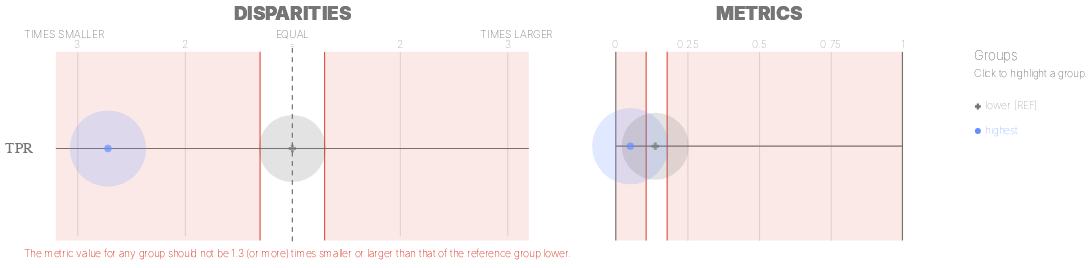

The cell this chart's notebook holds for it:
### Markdown cell above
### Check for Fairness in Poverty Level

### Code cell
ap.disparities_metrics(bdf, metrics, 'poverty_level', fairness_threshold = disparity_tolerance)

### Figure 1 — Vega-Lite specification as saved in the notebook (floating-point values rounded to 4 significant figures)
{"config": {"view": {"continuousWidth": 400, "continuousHeight": 300, "strokeWidth": 0}, "axisLeft": {"labelColor": "rgb(117,117,117)", "labelFont": "Arial", "labelFontSize": 16}}, "hconcat": [{"layer": [{"data": {"name": "data-b3bcfd1decd67fb31f95ea5e1bcd9e64"}, "mark": {"type": "rule", "stroke": "rgb(117,117,117)", "strokeWidth": 1.25, "tooltip": ""}, "encoding": {"x": {"type": "quantitative", "field": "x", "scale": {"domain": [-2, 2], "range": [57.0, 513.0]}}, "x2": {"field": "x2"}, "y": {"type": "nominal", "axis": {"domain": false, "labelAngle": 0, "labelPadding": -10, "orient": "left", "ticks": false, "title": ""}, "field": "metric", "scale": {"domain": ["TPR"], "range": [30, 225.0]}}}}, {"data": {"name": "data-79dd248bdaa0ea02c535240e8ad022c8"}, "mark": {"type": "rule", "stroke": "rgb(117,117,117)", "strokeDash": [5, 5], "strokeWidth": 1}, "encoding": {"tooltip": {"value": "lower [REF]"}, "x": {"value": 285.0}, "y": {"value": 20.83}, "y2": {"value": 229.2}}}, {"data": {"name": "data-bf3bbf11504879c3d6556966f4853596"}, "mark": {"type": "text", "align": "center", "color": "rgb(117,117,117)", "font": "Arial", "fontSize": 11, "fontWeight": 100, "tooltip": ""}, "encoding": {"text": {"type": "nominal", "field": "label"}, "x": {"type": "quantitative", "field": "value", "scale": {"domain": [-2, 2], "range": [57.0, 513.0]}}, "y": {"value": 17.5}}}, {"layer": [{"mark": {"type": "text", "align": "right", "fill": "rgb(117,117,117)", "font": "Arial", "fontSize": 11, "fontWeight": 100, "tooltip": ""}, "encoding": {"text": {"value": "TIMES SMALLER"}, "x": {"value": 85.5}, "y": {"value": 7.5}}}, {"mark": {"type": "text", "align": "left", "fill": "rgb(117,117,117)", "font": "Arial", "fontSize": 11, "fontWeight": 100, "tooltip": ""}, "encoding": {"text": {"value": "TIMES LARGER"}, "x": {"value": 484.5}, "y": {"value": 7.5}}}, {"mark": {"type": "text", "align": "center", "fill": "rgb(117,117,117)", "font": "Arial", "fontSize": 11, "fontWeight": 100, "tooltip": ""}, "encoding": {"text": {"value": "EQUAL"}, "x": {"value": 285.0}, "y": {"value": 7.5}}}], "data": {"name": "data-79dd248bdaa0ea02c535240e8ad022c8"}}, {"layer": [{"mark": {"type": "rule", "opacity": 0.8, "stroke": "rgb(217, 46, 28)", "strokeWidth": 1.25, "tooltip": ""}, "encoding": {"x": {"type": "quantitative", "field": "min", "scale": {"domain": [-2, 2], "range": [57.0, 513.0]}}, "y": {"value": 25.0}, "y2": {"value": 225.0}}}, {"mark": {"type": "rule", "opacity": 0.8, "stroke": "rgb(217, 46, 28)", "strokeWidth": 1.25, "tooltip": ""}, "encoding": {"x": {"type": "quantitative", "field": "max", "scale": {"domain": [-2, 2], "range": [57.0, 513.0]}}, "y": {"value": 25.0}, "y2": {"value": 225.0}}}, {"layer": [{"mark": {"type": "rect", "fill": "rgb(217, 46, 28)", "opacity": 0.1, "tooltip": ""}, "encoding": {"x": {"type": "quantitative", "field": "min", "scale": {"domain": [-2, 2], "range": [57.0, 513.0]}}, "x2": {"field": "lower_end"}, "y": {"value": 25.0}, "y2": {"value": 225.0}}}, {"mark": {"type": "rect", "fill": "rgb(217, 46, 28)", "opacity": 0.1, "tooltip": ""}, "encoding": {"x": {"type": "quantitative", "field": "max", "scale": {"domain": [-2, 2], "range": [57.0, 513.0]}}, "x2": {"field": "upper_end"}, "y": {"value": 25.0}, "y2": {"value": 225.0}}}]}, {"data": {"name": "data-79dd248bdaa0ea02c535240e8ad022c8"}, "mark": {"type": "text", "align": "left", "baseline": "top", "fill": "rgb(217, 46, 28)", "font": "Arial", "fontSize": 11, "fontWeight": 100, "tooltip": ""}, "encoding": {"text": {"value": "The metric value for any group should not be 1.3 (or more) times smaller or larger than that of the reference group lower."}, "x": {"value": 0}, "y": {"value": 233.3}}}], "data": {"name": "data-b643063563633c31a45d634da5f365b2"}}, {"layer": [{"mark": "circle"}, {"data": {"name": "data-51b8003dc85d49711ca36fabda1ba077"}, "mark": {"type": "circle", "opacity": 0.2}, "encoding": {"color": {"condition": {"type": "nominal", "field": "attribute_value", "legend": null, "scale": {"domain": ["lower", "highest"], "range": ["rgb(117,117,117)", "rgb(100, 143, 255)", "rgb(254, 97, 0)", "rgb(220, 38, 127)", "rgb(255, 176, 0)", "rgb(120, 94, 240)"]}, "selection": "selector001"}, "value": "rgb(224,224,224)"}, "size": {"type": "quantitative", "field": "group_size", "legend": null, "scale": {"domain": [0, 11970.0], "range": [0, 7854.0]}}, "tooltip": [{"type": "nominal", "field": "attribute_value", "title": "Group"}, {"type": "nominal", "field": "tooltip_group_size", "title": "Group Size"}, {"type": "nominal", "field": "tooltip_disparity_explanation_tpr", "title": "Disparity"}, {"type": "quantitative", "field": "tpr", "format": ".2f", "title": "TPR"}], "x": {"type": "quantitative", "axis": {"domain": false, "labels": false, "ticks": false, "title": null, "values": [-2, -1, 1, 2]}, "field": "tpr_disparity_scaled", "scale": {"domain": [-2, 2], "range": [57.0, 513.0]}}, "y": {"type": "nominal", "axis": {"domain": false, "grid": false, "labels": false, "ticks": false, "title": " "}, "field": "metric_variable", "scale": {"domain": ["TPR"], "range": [30, 225.0]}}}, "selection": {"selector003": {"type": "multi", "empty": "all", "fields": ["attribute_value"]}}, "transform": [{"calculate": "'TPR'", "as": "metric_variable"}]}, {"layer": [{"mark": "point"}, {"data": {"name": "data-51b8003dc85d49711ca36fabda1ba077"}, "mark": {"type": "point", "filled": true, "size": 60}, "encoding": {"color": {"condition": {"type": "nominal", "field": "attribute_value", "legend": null, "scale": {"domain": ["lower", "highest"], "range": ["rgb(117,117,117)", "rgb(100, 143, 255)", "rgb(254, 97, 0)", "rgb(220, 38, 127)", "rgb(255, 176, 0)", "rgb(120, 94, 240)"]}, "selection": "selector001"}, "value": "rgb(224,224,224)"}, "shape": {"type": "nominal", "field": "attribute_value", "legend": null, "scale": {"domain": ["lower", "highest"], "range": ["cross", "circle"]}}, "tooltip": [{"type": "nominal", "field": "attribute_value", "title": "Group"}, {"type": "nominal", "field": "tooltip_group_size", "title": "Group Size"}, {"type": "nominal", "field": "tooltip_disparity_explanation_tpr", "title": "Disparity"}, {"type": "quantitative", "field": "tpr", "format": ".2f", "title": "TPR"}], "x": {"type": "quantitative", "axis": {"domain": false, "labels": false, "ticks": false, "title": null, "values": [-2, -1, 1, 2]}, "field": "tpr_disparity_scaled", "scale": {"domain": [-2, 2], "range": [57.0, 513.0]}}, "y": {"type": "nominal", "axis": {"domain": false, "grid": false, "labels": false, "ticks": false, "title": " "}, "field": "metric_variable", "scale": {"domain": ["TPR"], "range": [30, 225.0]}}}, "selection": {"selector002": {"type": "multi", "empty": "all", "fields": ["attribute_value"]}}, "transform": [{"calculate": "'TPR'", "as": "metric_variable"}]}]}]}, {"data": {"name": "data-79dd248bdaa0ea02c535240e8ad022c8"}, "mark": {"type": "text", "align": "center", "fill": "rgb(117,117,117)", "font": "Arial", "fontSize": 20, "fontWeight": 900, "tooltip": ""}, "encoding": {"text": {"value": "DISPARITIES"}, "x": {"value": 285.0}, "y": {"value": -15}}}], "height": 250, "resolve": {"scale": {"size": "independent", "y": "independent"}}, "width": 570.0}, {"layer": [{"data": {"name": "data-2877b248c93196b56da8c0b23bb53c1d"}, "mark": {"type": "rule", "stroke": "rgb(117,117,117)", "strokeWidth": 1.25, "tooltip": ""}, "encoding": {"x": {"type": "quantitative", "field": "start", "scale": {"domain": [0, 1], "range": [38.0, 342.0]}}, "x2": {"field": "end"}, "y": {"type": "nominal", "axis": {"domain": false, "grid": false, "labels": false, "ticks": false, "title": " "}, "field": "y_position", "scale": {"domain": ["TPR"], "range": [25.0, 225.0]}}}}, {"data": {"name": "data-6cfe259518f6c7b358d8f836a73e6b7f"}, "mark": {"type": "rule", "stroke": "rgb(117,117,117)", "strokeWidth": 1.25, "tooltip": ""}, "encoding": {"x": {"type": "quantitative", "field": "x_position", "scale": {"domain": [0, 1], "range": [38.0, 342.0]}}, "y": {"value": 25.0}, "y2": {"value": 225.0}}}, {"data": {"name": "data-60ed1133fa688d151d36705a369482e0"}, "mark": {"type": "text", "align": "center", "color": "rgb(117,117,117)", "font": "Arial", "fontSize": 11, "fontWeight": 100, "tooltip": ""}, "encoding": {"text": {"type": "nominal", "field": "value"}, "x": {"type": "quantitative", "field": "value", "scale": {"domain": [0, 1], "range": [38.0, 342.0]}}, "y": {"value": 17.5}}}, {"layer": [{"mark": {"type": "rect", "opacity": 0.8, "stroke": "rgb(217, 46, 28)", "strokeWidth": 1.25, "tooltip": ""}, "encoding": {"x": {"type": "quantitative", "field": "lower_threshold_value", "scale": {"domain": [0, 1], "range": [38.0, 342.0]}}, "x2": {"field": "lower_threshold_value"}, "y": {"type": "nominal", "axis": {"domain": false, "grid": false, "labels": false, "ticks": false, "title": " "}, "field": "metric", "scale": {"domain": ["TPR"], "range": [25.0, 225.0]}}}}, {"mark": {"type": "rect", "opacity": 0.8, "stroke": "rgb(217, 46, 28)", "strokeWidth": 1.25, "tooltip": ""}, "encoding": {"x": {"type": "quantitative", "field": "upper_threshold_value", "scale": {"domain": [0, 1], "range": [38.0, 342.0]}}, "x2": {"field": "upper_threshold_value"}, "y": {"type": "nominal", "axis": {"domain": false, "grid": false, "labels": false, "ticks": false, "title": " "}, "field": "metric", "scale": {"domain": ["TPR"], "range": [25.0, 225.0]}}}}, {"layer": [{"mark": {"type": "rect", "fill": "rgb(217, 46, 28)", "opacity": 0.1, "tooltip": ""}, "encoding": {"x": {"type": "quantitative", "field": "lower_threshold_value", "scale": {"domain": [0, 1], "range": [38.0, 342.0]}}, "x2": {"field": "lower_end"}, "y": {"type": "nominal", "axis": {"domain": false, "grid": false, "labels": false, "ticks": false, "title": " "}, "field": "metric", "scale": {"domain": ["TPR"], "range": [25.0, 225.0]}}}}, {"mark": {"type": "rect", "fill": "rgb(217, 46, 28)", "opacity": 0.1, "tooltip": ""}, "encoding": {"x": {"type": "quantitative", "field": "upper_threshold_value", "scale": {"domain": [0, 1], "range": [38.0, 342.0]}}, "x2": {"field": "upper_end"}, "y": {"type": "nominal", "axis": {"domain": false, "grid": false, "labels": false, "ticks": false, "title": " "}, "field": "metric", "scale": {"domain": ["TPR"], "range": [25.0, 225.0]}}}}]}], "data": {"name": "data-8772ff26277eae00f90df06e87019975"}}, {"layer": [{"mark": "circle"}, {"data": {"name": "data-51b8003dc85d49711ca36fabda1ba077"}, "mark": {"type": "circle", "opacity": 0.2}, "encoding": {"color": {"condition": {"type": "nominal", "field": "attribute_value", "legend": null, "scale": {"domain": ["lower", "highest"], "range": ["rgb(117,117,117)", "rgb(100, 143, 255)", "rgb(254, 97, 0)", "rgb(220, 38, 127)", "rgb(255, 176, 0)", "rgb(120, 94, 240)"]}, "selection": "selector001"}, "value": "rgb(224,224,224)"}, "size": {"type": "quantitative", "field": "group_size", "legend": null, "scale": {"domain": [0, 11970.0], "range": [0, 7854.0]}}, "tooltip": [{"type": "nominal", "field": "attribute_value", "title": "Group"}, {"type": "nominal", "field": "tooltip_group_size", "title": "Group Size"}, {"type": "nominal", "field": "tooltip_disparity_explanation_tpr", "title": "Disparity"}, {"type": "quantitative", "field": "tpr", "format": ".2f", "title": "TPR"}], "x": {"type": "quantitative", "axis": {"domain": false, "labels": false, "ticks": false, "title": null, "values": [0.25, 0.5, 0.75]}, "field": "tpr", "scale": {"domain": [0, 1], "range": [38.0, 342.0]}}, "y": {"type": "nominal", "axis": {"domain": false, "grid": false, "labels": false, "ticks": false, "title": " "}, "field": "metric_variable", "scale": {"domain": ["TPR"], "range": [25.0, 225.0]}}}, "selection": {"selector005": {"type": "multi", "empty": "all", "fields": ["attribute_value"]}}, "transform": [{"calculate": "'TPR'", "as": "metric_variable"}]}, {"layer": [{"mark": "point"}, {"data": {"name": "data-51b8003dc85d49711ca36fabda1ba077"}, "mark": {"type": "point", "filled": true, "size": 60}, "encoding": {"color": {"condition": {"type": "nominal", "field": "attribute_value", "legend": null, "scale": {"domain": ["lower", "highest"], "range": ["rgb(117,117,117)", "rgb(100, 143, 255)", "rgb(254, 97, 0)", "rgb(220, 38, 127)", "rgb(255, 176, 0)", "rgb(120, 94, 240)"]}, "selection": "selector001"}, "value": "rgb(224,224,224)"}, "shape": {"type": "nominal", "field": "attribute_value", "legend": null, "scale": {"domain": ["lower", "highest"], "range": ["cross", "circle"]}}, "tooltip": [{"type": "nominal", "field": "attribute_value", "title": "Group"}, {"type": "nominal", "field": "tooltip_group_size", "title": "Group Size"}, {"type": "nominal", "field": "tooltip_disparity_explanation_tpr", "title": "Disparity"}, {"type": "quantitative", "field": "tpr", "format": ".2f", "title": "TPR"}], "x": {"type": "quantitative", "axis": {"domain": false, "labels": false, "ticks": false, "title": null, "values": [0.25, 0.5, 0.75]}, "field": "tpr", "scale": {"domain": [0, 1], "range": [38.0, 342.0]}}, "y": {"type": "nominal", "axis": {"domain": false, "grid": false, "labels": false, "ticks": false, "title": " "}, "field": "metric_variable", "scale": {"domain": ["TPR"], "range": [25.0, 225.0]}}}, "selection": {"selector004": {"type": "multi", "empty": "all", "fields": ["attribute_value"]}}, "transform": [{"calculate": "'TPR'", "as": "metric_variable"}]}]}]}, {"data": {"name": "data-79dd248bdaa0ea02c535240e8ad022c8"}, "mark": {"type": "text", "align": "center", "fill": "rgb(117,117,117)", "font": "Arial", "fontSize": 20, "fontWeight": 900, "tooltip": ""}, "encoding": {"text": {"value": "METRICS"}, "x": {"value": 190.0}, "y": {"value": -15}}}, {"layer": [{"mark": {"type": "point", "filled": true, "opacity": 1, "size": 39.48}, "encoding": {"color": {"condition": {"type": "nominal", "field": "attribute_value", "legend": null, "scale": {"domain": ["lower", "highest"], "range": ["rgb(117,117,117)", "rgb(100, 143, 255)", "rgb(254, 97, 0)", "rgb(220, 38, 127)", "rgb(255, 176, 0)", "rgb(120, 94, 240)"]}, "selection": "selector001"}, "value": "rgb(224,224,224)"}, "shape": {"type": "nominal", "field": "attribute_value", "legend": null, "scale": {"domain": ["lower", "highest"], "range": ["cross", "circle"]}}, "x": {"value": 422.0}, "y": {"type": "nominal", "axis": {"domain": false, "grid": false, "labels": false, "ticks": false, "title": " "}, "field": "attribute_value", "scale": {"domain": ["lower", "highest"], "range": [70, 122]}}}, "selection": {"selector001": {"type": "multi", "empty": "all", "fields": ["attribute_value"]}}}, {"mark": {"type": "text", "align": "left", "baseline": "middle", "font": "Arial", "fontSize": 11, "fontWeight": 100}, "encoding": {"color": {"condition": {"type": "nominal", "field": "attribute_value", "legend": null, "scale": {"domain": ["lower", "highest"], "range": ["rgb(117,117,117)", "rgb(100, 143, 255)", "rgb(254, 97, 0)", "rgb(220, 38, 127)", "rgb(255, 176, 0)", "rgb(120, 94, 240)"]}, "selection": "selector001"}, "value": "rgb(224,224,224)"}, "text": {"type": "nominal", "field": "label"}, "x": {"value": 430.0}, "y": {"type": "nominal", "axis": {"domain": false, "grid": false, "labels": false, "ticks": false, "title": " "}, "field": "attribute_value", "scale": {"domain": ["lower", "highest"], "range": [70, 122]}}}, "selection": {"selector006": {"type": "multi", "empty": "all", "fields": ["attribute_value"]}}}, {"data": {"name": "data-79dd248bdaa0ea02c535240e8ad022c8"}, "mark": {"type": "text", "align": "left", "baseline": "middle", "color": "rgb(117,117,117)", "font": "Arial", "fontSize": 11, "fontWeight": 100}, "encoding": {"text": {"value": "Click to highlight a group."}, "x": {"value": 418.0}, "y": {"value": 49}}}, {"data": {"name": "data-79dd248bdaa0ea02c535240e8ad022c8"}, "mark": {"type": "text", "align": "left", "baseline": "middle", "color": "rgb(117,117,117)", "font": "Arial", "fontSize": 14, "fontWeight": 100}, "encoding": {"text": {"value": "Groups"}, "x": {"value": 418.0}, "y": {"value": 30}}}], "data": {"name": "data-a5ebce136adcce28635ff1807ca7d132"}}], "height": 250, "resolve": {"scale": {"y": "independent"}}, "width": 380.0}], "bounds": "flush", "spacing": 20, "$schema": "https://vega.github.io/schema/vega-lite/v4.8.1.json", "datasets": {"data-b3bcfd1decd67fb31f95ea5e1bcd9e64": [{"metric": "TPR", "x": -2.2, "x2": 2.2}], "data-79dd248bdaa0ea02c535240e8ad022c8": [{"a": 1, "b": 0}, {"a": 1, "b": 0}], "data-bf3bbf11504879c3d6556966f4853596": [{"value": -2, "label": 3}, {"value": -1, "label": 2}, {"value": 0, "label": "="}, {"value": 1, "label": 2}, {"value": 2, "label": 3}], "data-b643063563633c31a45d634da5f365b2": [{"min": -0.3, "max": 0.3, "lower_end": -2.2, "upper_end": 2.2}], "data-51b8003dc85d49711ca36fabda1ba077": [{"attribute_name": "poverty_level", "attribute_value": "highest", "group_size": 9973, "total_entities": 17677, "tpr": 0.05077, "tpr_disparity": 0.3683, "tpr_disparity_scaled": -1.715, "tooltip_group_size": "9,973 (56.42%)", "tooltip_disparity_explanation_tpr": "2.72 times smaller TPR than the reference group"}, {"attribute_name": "poverty_level", "attribute_value": "lower", "group_size": 7704, "total_entities": 17677, "tpr": 0.1379, "tpr_disparity": 1.0, "tpr_disparity_scaled": 0.0, "tooltip_group_size": "7,704 (43.58%)", "tooltip_disparity_explanation_tpr": "Reference group"}], "data-2877b248c93196b56da8c0b23bb53c1d": [{"y_position": "TPR", "start": 0, "end": 1}], "data-6cfe259518f6c7b358d8f836a73e6b7f": [{"x_position": 0}, {"x_position": 1}], "data-60ed1133fa688d151d36705a369482e0": [{"value": 0.0}, {"value": 0.25}, {"value": 0.5}, {"value": 0.75}, {"value": 1.0}], "data-8772ff26277eae00f90df06e87019975": [{"lower_end": 0, "upper_end": 1, "lower_threshold_value": 0.106, "upper_threshold_value": 0.1792, "metric": "TPR"}], "data-a5ebce136adcce28635ff1807ca7d132": [{"attribute_value": "lower", "label": "lower [REF]"}, {"attribute_value": "highest", "label": "highest"}]}}
